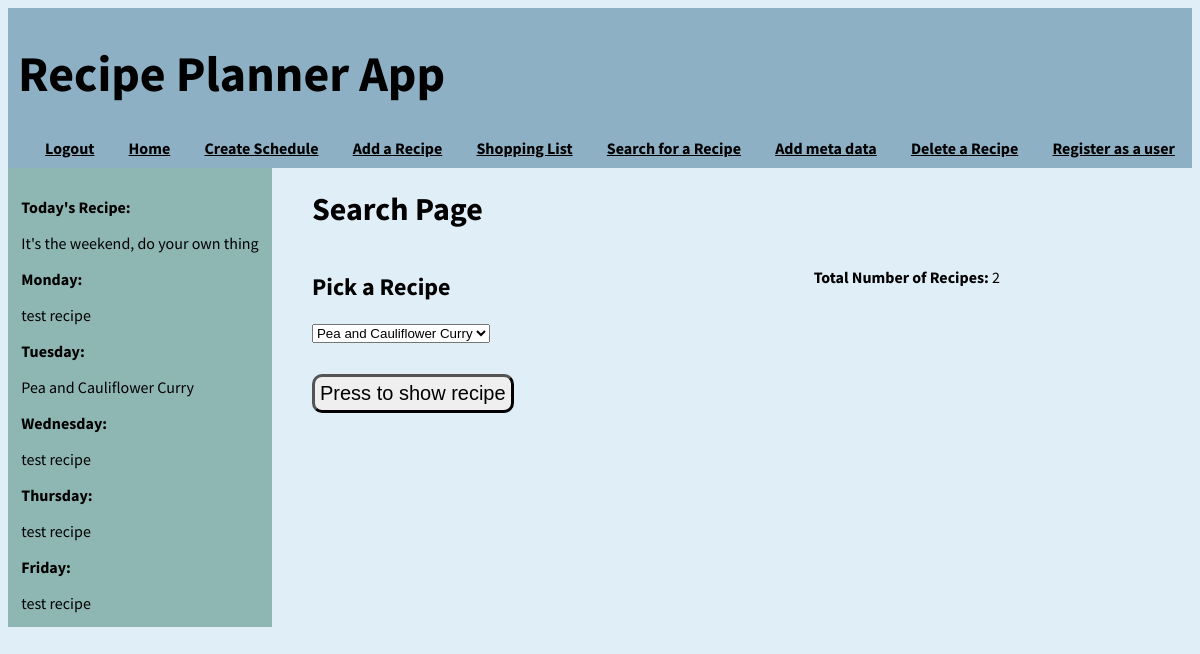
The app's page /search_recipes (signed in), older data.
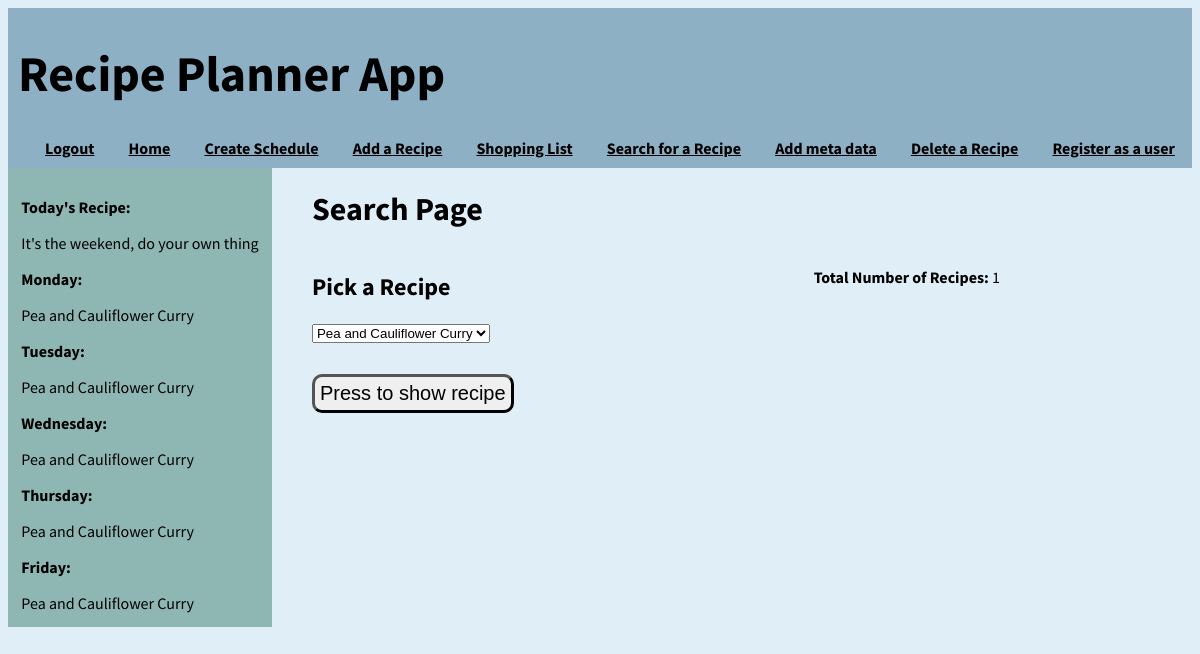
The same page, newer data.
### application/models.py (models this page shows, shortened)
class Recipes(db.Model):
    id = db.Column(db.Integer, primary_key=True)
    recipe_name = db.Column(db.String(100), nullable=False)
    recipe_description = db.Column(db.String(500))
    cuisine_id = db.Column(db.Integer, db.ForeignKey('cuisine.id'))
    quantity = db.relationship('Quantity', backref="recipes")
    method = db.relationship('Method', backref='mrecipes')

### application/routes.py (the view)
@app.route('/search_recipes', methods = ['GET', 'POST'])
@login_required
def search_recipes():
    week = create_weekly_recipes()
    recipe_of_the_day = create_recipe_of_the_day()
    day = what_day_is_it()
    form = SearchForm()
    form.recipe.choices = [(r.id, r.recipe_name) for r in Recipes.query.order_by('recipe_name')]
    total_number = Recipes.query.count()
    if request.method == 'POST':
        recipe_result = Recipes.query.filter_by(id=form.recipe.data).first()
        cuisine = Cuisine.query.filter_by(id=recipe_result.cuisine_id).first().cuisine_name
        method_list = [m.step for m in Method.query.filter_by(recipe_id = recipe_result.id)]
        quantities = Quantity.query.filter_by(recipe_id = recipe_result.id).all()
        ingredient_list = []
        n = 0
        for q in quantities:
            ingredient_list.append([])
            ingredient_list[n].append(Ingredients.query.filter_by(id = q.ingredient_id).first().ingredient_name)
            ingredient_list[n].append(q.amount)
            ingredient_list[n].append(Measure.query.filter_by(id = q.measure).first().measure)
            ingredient_list[n].append(q.ingredient_prep)
            n += 1
        return render_template('search.html', day=day, recipe_of_the_day=recipe_of_the_day, week=week, form=form, total_number=total_number, recipe_result=recipe_result, cuisine=cuisine, method_list=method_list, ingredient_list=ingredient_list)
    else:
        return render_template('search.html', day=day, recipe_of_the_day=recipe_of_the_day, week=week, form=form, total_number=total_number)

### application/forms.py
class SearchForm(FlaskForm):
    recipe = SelectField('pick recipe to show', choices = [])
    submit = SubmitField('Press to show recipe')

### application/models.py (called while the page is built)
@login.user_loader
def load_user(id):
    return User.query.get(int(id))

### application/routes.py (called while the page is built)
def get_recipe_for_day(day_number):
    day_recipe = Recipes.query.filter_by(id = Schedule.query.filter_by(day_of_the_week = day_number).first().recipe_id).first()
    if day_recipe:
        return day_recipe
    else:
        return Recipes.query.filter_by(id = 1).first()

def create_weekly_recipes():
    week = []
    for num in range(5):
         week.append(get_recipe_for_day(num))
    return week

def create_recipe_of_the_day():
    if datetime.today().weekday() == 5 or datetime.today().weekday() == 6: # change this to show a dumy recipe on the weekend
        recipe_of_the_day = "It's the weekend, do your own thing"
    else:
        recipe_of_the_day = Recipes.query.filter_by(id = (Schedule.query.filter_by(day_of_the_week = datetime.today().weekday()).first().recipe_id)).first().recipe_name
    return recipe_of_the_day

def what_day_is_it():
    day = date.today()
    day = calendar.day_name[day.weekday()]

### application/templates/search.html (shortened to what this page needs)
{% extends 'layout.html'%}
{% block body %}
<div style="padding-left:20px">
    <h1>Search Page</h1>
    <div style="display:flex; justify-content: start;">
        <div>
            <h2>Pick a Recipe</h2>
            <div class = 'form'>
                <form method="POST" action="">
                    {{ form.recipe }}
                    <br>
                    <div align="right">{{ form.submit }}</div>
                </form>
            </div>
        </div>
            <div style='margin-left:300px'>
                <p><b>Total Number of Recipes:</b> {{ total_number }}<p>
            </div>
    </div>
    </div>
</div>
{% endblock body %}

### application/templates/layout.html (shortened to what this page needs)
<!DOCTYPE html>
<html lang="en">
<head>
    <link href="../static/format.css" rel="stylesheet">
</head>
<body style="font-family: Source Sans Pro, sans-serif">
    <div class="header" >
        <div style="display:flex">
            <h1 style="color:rgb(0, 0, 0); font-size:50px; margin-left: 10px"> Recipe Planner App</h1></div>
        <div id = "links">
            {% if current_user.is_anonymous %}
            <a href="{{ url_for('login') }}">Login</a>
            {% else %}
            <a href="{{ url_for('logout') }}">Logout</a>
            {% endif %}
            <a href="{{ url_for('index') }}">Home</a>
            <a href="{{ url_for('create_weekly_schedule') }}"> Create Schedule</a>
            <a href="{{ url_for('add_recipe') }}">Add a Recipe</a>
            <a href="{{ url_for('amend_shopping_list') }}">Shopping List</a>
            <a href="{{ url_for('search_recipes') }}">Search for a Recipe</a>
            <a href="{{ url_for('add_meta') }}">Add meta data</a>
            <a href="{{ url_for('delete_recipe') }}"> Delete a Recipe</a>
            <a href="{{url_for('register')}}">Register as a user</a>
        </div>
    </div>
    <div class="container">
        <div id="left">
            <p><b>Today's Recipe:</b></p>
            {{ recipe_of_the_day }}
            <p><b>Monday:</b></p>
            {{ week[0].recipe_name }}
            <p><b>Tuesday:</b></p>
            {{ week[1].recipe_name }}
            <p><b>Wednesday:</b></p>
            {{ week[2].recipe_name }}
            <p><b>Thursday:</b></p>
            {{ week[3].recipe_name }}
            <p><b>Friday:</b></p>
            {{ week[4].recipe_name }}
        </div>
        <div id="center">
            {% block body %}
            {% endblock body %}
        </div>
</body>
</html>

Row changes from the older to the newer data that the page shows:
removed Recipes: recipe_name "test recipe"
Text that changed along with them:
{{ week[0].recipe_name }}: "test recipe" → "Pea and Cauliflower Curry"
{{ week[2].recipe_name }}: "test recipe" → "Pea and Cauliflower Curry"
{{ week[3].recipe_name }}: "test recipe" → "Pea and Cauliflower Curry"
{{ week[4].recipe_name }}: "test recipe" → "Pea and Cauliflower Curry"
{{ total_number }}: "2" → "1"
